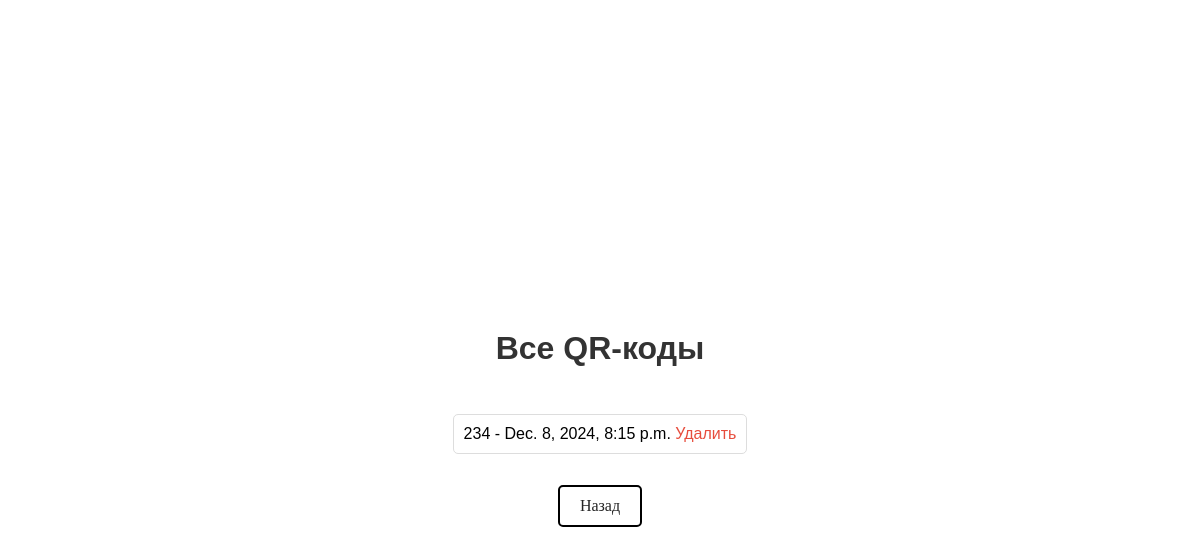
/show/, run on an earlier commit of the app's database.
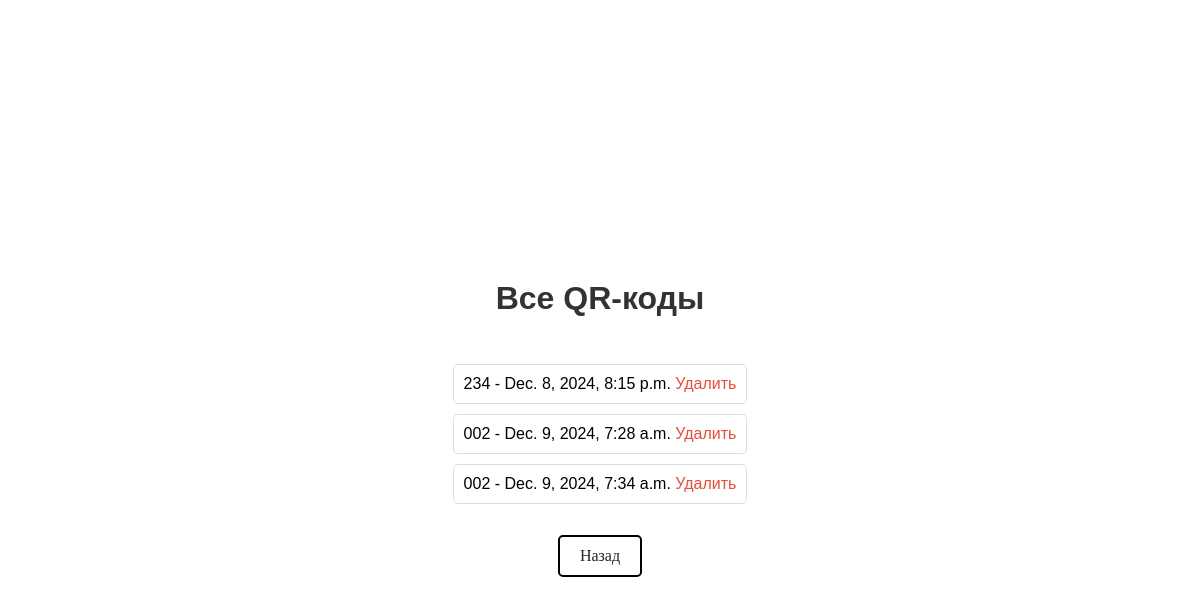
And on a later commit of the database.
### scanner/models.py (models this page shows, shortened)
class QRCode(models.Model):
    data = models.TextField()
    timestamp = models.DateTimeField(auto_now_add=True)

### scanner/views.py (the view)
# urls.py: path('show/', show_all_data, name='show_all_data'),
def show_all_data(request):
    qr_codes = QRCode.objects.all()
    return render(request, 'scanner/showalldata.html', {'qr_codes': qr_codes})

### scanner/templates/scanner/showalldata.html (shortened to what this page needs)
<!DOCTYPE html>
<html lang="ru">
<head>
</head>
<body>
    <h1>Все QR-коды</h1>
    <ul>
        {% for qr in qr_codes %}
            <li>{{ qr.data }} - {{ qr.timestamp }}
                <a href="{% url 'delete_qr_code' qr.pk %}">Удалить</a></li>
        {% empty %}
            <li>Нет данных в базе.</li>
        {% endfor %}
    </ul>
    <a class="back-link" href="{% url 'index' %}">Назад</a>
</body>
</html>

### scanner/templates/scanner/showalldata.html (style rules this page uses)
body { background-image: url('https://marketplace.canva.com/EAFSAsQmQeg/1/0/1600w/canva-orange-illustrated-cute-christmas-house-desktop-wallpaper-IscQ9unhXnA.jpg'); font-family: Arial, sans-serif; margin: 0; padding: 20px; display: flex; flex-direction: column; align-items: center; justify-content: center; height: 100vh; }
h1 { color: #333; }
ul { list-style-type: none; padding: 0; text-align: center; }
li { background-color: #fff; border: 1px solid #ddd; border-radius: 5px; margin: 10px 0; padding: 10px; }
a { text-decoration: none; color: #e74c3c; }
.back-link { font-family: 'Muli'; background-color: transparent; color: rgb(37, 37, 37); border: 2px solid rgb(0, 0, 0); border-radius: 5px; padding: 10px 20px; margin: 5px; text-decoration: none; cursor: pointer; transition: background-color 0.3s, color 0.3s; }

What changed in the data, as far as the page shows it:
added QRCode: data "002", timestamp "Dec. 9, 2024, 7:28 a.m."
added QRCode: data "002", timestamp "Dec. 9, 2024, 7:34 a.m."
